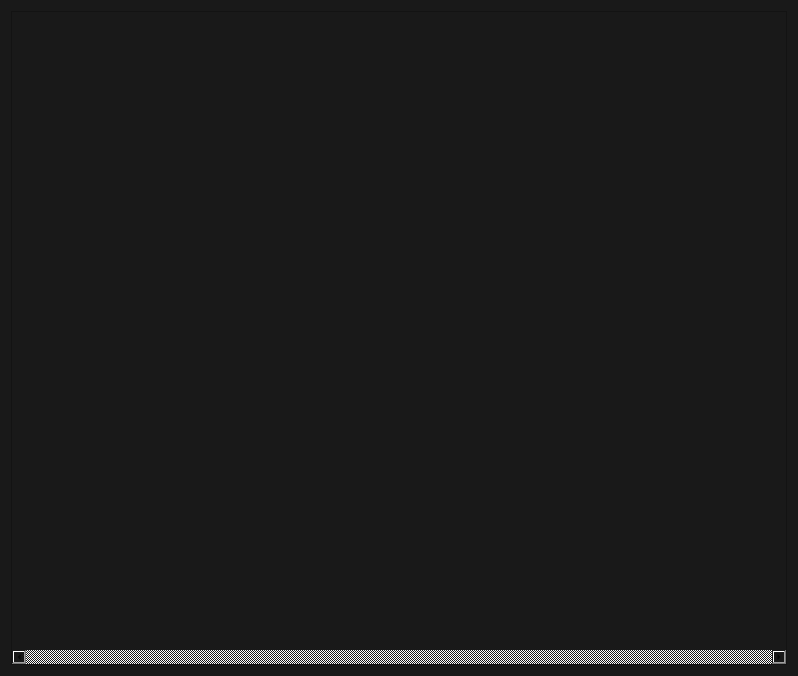
<?xml version="1.0" encoding="UTF-8"?>
<ui version="4.0">
 <class>ConsoleWidget</class>
 <widget class="QWidget" name="ConsoleWidget">
  <property name="geometry">
   <rect>
    <x>0</x>
    <y>0</y>
    <width>798</width>
    <height>676</height>
   </rect>
  </property>
  <property name="windowTitle">
   <string>Form</string>
  </property>
  <property name="styleSheet">
   <string notr="true">QWidget{
background-color: rgb(25, 25, 25);
/*selection-color: white
color: white;
selection-background-color:: rgb(155,155,155) ;*/
}</string>
  </property>
  <layout class="QHBoxLayout" name="horizontalLayout">
   <item>
    <widget class="QTextEdit" name="textEdit">
     <property name="styleSheet">
      <string notr="true"/>
     </property>
     <property name="horizontalScrollBarPolicy">
      <enum>Qt::ScrollBarAlwaysOn</enum>
     </property>
     <property name="lineWrapMode">
      <enum>QTextEdit::NoWrap</enum>
     </property>
     <property name="readOnly">
      <bool>true</bool>
     </property>
     <property name="html">
      <string>&lt;!DOCTYPE HTML PUBLIC &quot;-//W3C//DTD HTML 4.0//EN&quot; &quot;http://www.w3.org/TR/REC-html40/strict.dtd&quot;&gt;
&lt;html&gt;&lt;head&gt;&lt;meta name=&quot;qrichtext&quot; content=&quot;1&quot; /&gt;&lt;style type=&quot;text/css&quot;&gt;
p, li { white-space: pre-wrap; }
&lt;/style&gt;&lt;/head&gt;&lt;body style=&quot; font-family:'MS UI Gothic'; font-size:9pt; font-weight:400; font-style:normal;&quot;&gt;
&lt;p style=&quot;-qt-paragraph-type:empty; margin-top:0px; margin-bottom:0px; margin-left:0px; margin-right:0px; -qt-block-indent:0; text-indent:0px;&quot;&gt;&lt;br /&gt;&lt;/p&gt;&lt;/body&gt;&lt;/html&gt;</string>
     </property>
     <property name="acceptRichText">
      <bool>false</bool>
     </property>
    </widget>
   </item>
  </layout>
 </widget>
 <resources/>
 <connections/>
</ui>
